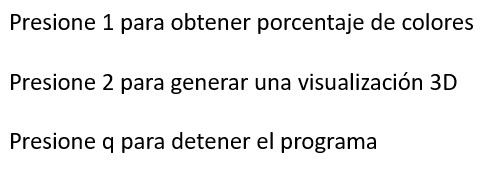
#> input picture img/HUD.jpg, 503 x 170 px
$ python panorama.py
#> lines starting #> are read from the running program, lines starting #| are printed output that depends on the picture; after the words box and inside, x2 and y2 are one past the last pixel; in counts of white or black regions, pixels touching at a corner belong together
### scripts/image_managers.py
"""
This script contains different ways to load and save images.
All the loaded and saved images must be matrix objects.
"""

import cv2
from tkinter import filedialog

# String to identify the prints of this file
TOKEN = "[IMG_MAN]"

# [15 lines left out: functions load_image_from_path, save_image_from_path, not called in this run]

def load_image_from_window():
    """
    Method to load an image using OS file system UI.
    """
    # Ask for the image to load.
    filename = filedialog.askopenfilename(initialdir="../img", title="Select a File", filetypes=(("Image files","*.png *.jpg"), ("all files", ".*")))
    print(f"{TOKEN} Loading image with name: {filename}")
    # Return the readed image as a matrix.
    return cv2.imread(filename)

# [14 lines left out: function save_image_from_window, not called in this run]

### scripts/sample_extraction.py
"""
Script to manualy cut the target sample of an image.
You can do it calling extract_sample(img) passing the
image you want to cut.
"""
import cv2
import numpy as np
import math

TOKEN = "[EXTRACT]"

def draw_circles_and_lines(frame, r, min_r, c1, c2, c3, c4):
    cv2.line(frame, c1, c2, BLACK)
    cv2.line(frame, c2, c4, BLACK)
    cv2.line(frame, c3, c4, BLACK)
    cv2.line(frame, c3, c1, BLACK)
    cv2.circle(frame, c1, r, BLACK, -1)
    cv2.circle(frame, c2, r, BLACK, -1)
    cv2.circle(frame, c3, r, BLACK, -1)
    cv2.circle(frame, c4, r, BLACK, -1)

    cv2.circle(frame, c1, min_r, LIGHTBLUE, -1)
    cv2.circle(frame, c2, min_r, LIGHTBLUE, -1)
    cv2.circle(frame, c3, min_r, LIGHTBLUE, -1)
    cv2.circle(frame, c4, min_r, LIGHTBLUE, -1)


# Pythagorean formula for calculating the difference between
# the click point and some other point.
# [39 lines left out: functions dif_circle, mouse, not called in this run]

def extract_sample(img):
    global RED, BLUE, GREEN, LIGHTBLUE, BLACK, move_circle_1, move_circle_2, move_circle_3, move_circle_4
    global radius, min_radius, bg, bg_original, bg_size, r1_center, r2_center, r3_center, r4_center
    move_circle_1 = False
    move_circle_2 = False
    move_circle_3 = False
    move_circle_4 = False
    BLUE = [255,0,0]
    RED = [0, 0, 255]
    GREEN = [0, 255, 0]
    LIGHTBLUE = [230, 216, 173]
    BLACK = [0, 0, 0]

    img = cv2.resize(img, (int(img.shape[1]*0.2),int(img.shape[0]*0.2)))
    bg = img

    bg_original = bg.copy()

    bg_size = bg.shape

    # radius of the visible points in the image
    min_radius = 6
    radius = 7

    # The points r1,r2,r4,r3 _center are the corners of the rectangle, the are
    # global vars and it must be in these order (1,2,4,3).
    # TODO prevent the inversion of the point order.
    # Initially the 4 points are in the center of the image.

    r1_center = (bg_size[1]//4, bg_size[0]//4)
    r2_center = (bg_size[1]//4, bg_size[0]*3//4)
    r4_center = (bg_size[1]*3//4, bg_size[0]*3//4)
    r3_center = (bg_size[1]*3//4, bg_size[0]//4)

    draw_circles_and_lines(bg, radius, min_radius, r1_center, r2_center, r3_center, r4_center)

    cv2.namedWindow('Sample Area')
    cv2.setMouseCallback('Sample Area', mouse)
    instr = cv2.imread("./img/keyboard.png")

    while True:

        cv2.imshow('Sample Area', bg)
        cv2.imshow('instructions', instr)
        k = cv2.waitKey(1)

        # if 'Esc' is pressed, the cuting stops.
        if k == 27 & 0xFF:
            cv2.destroyAllWindows()
            return

        # if 's' is pressed, the img was cut in the rectangle area.
        elif k == ord("s"):
            refPt = [r1_center, r2_center, r4_center, r3_center]

            width_AD = np.sqrt(((refPt[0][0] - refPt[3][0]) ** 2) + ((refPt[0][1] - refPt[3][1]) ** 2))
            width_BC = np.sqrt(((refPt[1][0] - refPt[2][0]) ** 2) + ((refPt[1][1] - refPt[2][1]) ** 2))
            maxWidth = max(int(width_AD), int(width_BC))


            height_AB = np.sqrt(((refPt[0][0] - refPt[1][0]) ** 2) + ((refPt[0][1] - refPt[1][1]) ** 2))
            height_CD = np.sqrt(((refPt[2][0] - refPt[3][0]) ** 2) + ((refPt[2][1] - refPt[3][1]) ** 2))
            maxHeight = max(int(height_AB), int(height_CD))

            input_pts = np.float32([refPt[0], refPt[1], refPt[2], refPt[3]])
            output_pts = np.float32([[0, 0],
                                    [0, maxHeight - 1],
                                    [maxWidth - 1, maxHeight - 1],
                                    [maxWidth - 1, 0]])
            # The perspective is built and cut on a clone of the original image.
            M = cv2.getPerspectiveTransform(input_pts,output_pts)
            out = cv2.warpPerspective(bg_original,M,(maxWidth, maxHeight),flags=cv2.INTER_LINEAR)
            cv2.destroyAllWindows()
            return out

        # if 'r' is pressed, the rectangle return to the original position.
        elif k == ord('r'):
            r1_center = (bg_size[1]//4, bg_size[0]//4)
            r2_center = (bg_size[1]//4, bg_size[0]*3//4)
            r4_center = (bg_size[1]*3//4, bg_size[0]*3//4)
            r3_center = (bg_size[1]*3//4, bg_size[0]//4)

### scripts/panorama.py
import stitching
import sample_extraction
import sample_extraction
import cv2
import image_managers

# panorama = stitcher.stitch(["/img/raw/diorote/DIO 6N 0°.JPG", "/img/raw/diorote/DIO 6N 90°.JPG", "/img/raw/diorote/DIO 6N 180°.JPG"])
raw_img1 = image_managers.load_image_from_window()
#> the answer given: ../img/HUD.jpg
#> in load_image_from_window, returned value is the input picture: shape (170, 503, 3); min 0, max 255, mean 237.8
# img = cv2.resize(raw_img1, (int(raw_img1.shape[1]*0.2),int(raw_img1.shape[0]*0.2)))
img1 = sample_extraction.extract_sample(raw_img1)
#> in extract_sample, `img = cv2.resize(img, (int(img.shape[1]*0.2),int(img.shape[0]*0.2)))`:
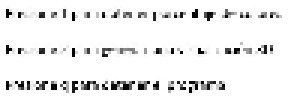
#> img: shape (34, 100, 3) (shown 3 times larger); min 0, max 255, mean 238.2
#> in draw_circles_and_lines, `cv2.line(frame, c2, c4, BLACK)`: frame: shape (34, 100, 3); min 0, max 255, mean 233.1
#> in draw_circles_and_lines, `cv2.line(frame, c3, c4, BLACK)`: frame: shape (34, 100, 3); min 0, max 255, mean 231.9
#> in draw_circles_and_lines, `cv2.circle(frame, c1, min_r, LIGHTBLUE, -1)`: frame: shape (34, 100, 3); mean of channels 0, 1, 2 198.9, 198.5, 197
#> in draw_circles_and_lines, `cv2.circle(frame, c2, min_r, LIGHTBLUE, -1)`: frame: shape (34, 100, 3); mean of channels 0, 1, 2 206.6, 205.6, 202.8
#> in draw_circles_and_lines, `cv2.circle(frame, c3, min_r, LIGHTBLUE, -1)`: frame: shape (34, 100, 3); mean of channels 0, 1, 2 214.2, 212.8, 208.5
#> in draw_circles_and_lines, `cv2.circle(frame, c4, min_r, LIGHTBLUE, -1)`:
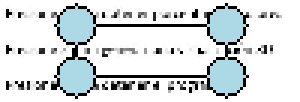
#> frame: shape (34, 100, 3) (shown 3 times larger); mean of channels 0, 1, 2 221.9, 220, 214.3; drawn as B, G, R
#> (key Esc is pressed here)

raw_img2 = image_managers.load_image_from_window()
#> the answer given: ../img/Litologia-Riolitas_Tobas_Aglomerado_Volcanico.JPG
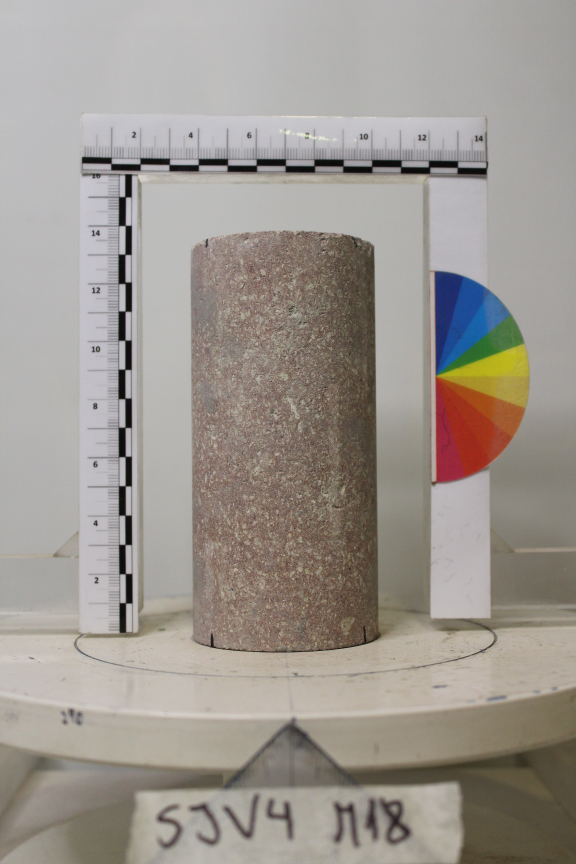
#> input picture img/Litologia-Riolitas_Tobas_Aglomerado_Volcanico.JPG, 1728 x 2592 px (shown at 1/3 size)
#> in load_image_from_window, returned value is the input picture: shape (2592, 1728, 3); mean B, G, R 144.9, 151.5, 157.8
# img = cv2.resize(raw_img1, (int(raw_img2.shape[1]*0.2),int(raw_img2.shape[0]*0.2)))
img2 = sample_extraction.extract_sample(raw_img2)
#> in extract_sample (call 2), `img = cv2.resize(img, (int(img.shape[1]*0.2),int(img.shape[0]*0.2)))`:
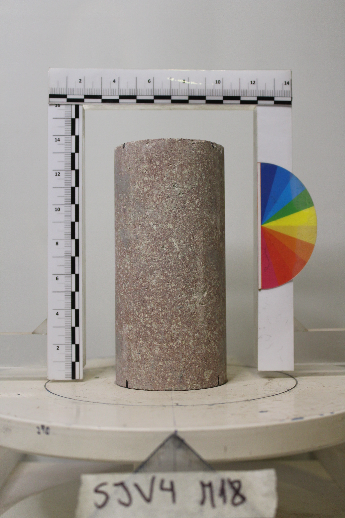
#> img: shape (518, 345, 3); mean of channels 0, 1, 2 144.8, 151.4, 157.7; drawn as B, G, R
#> call 2 of draw_circles_and_lines, with r = 7, min_r = 6, c1 = (86, 129), c2 = (86, 388), c3 = (258, 129), c4 = (258, 388)
#> in draw_circles_and_lines (call 2), `cv2.circle(frame, c4, r, BLACK, -1)`:
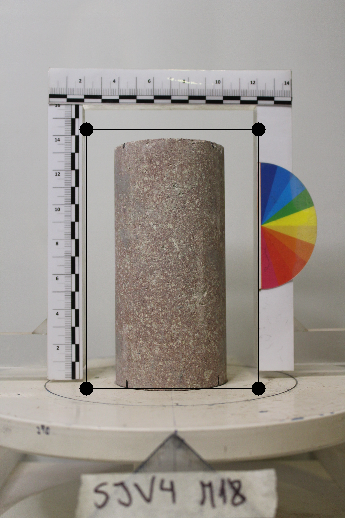
#> frame: shape (518, 345, 3); mean of channels 0, 1, 2 143.5, 150.1, 156.3; drawn as B, G, R
#> in draw_circles_and_lines (call 2), `cv2.circle(frame, c1, min_r, LIGHTBLUE, -1)`: frame: shape (518, 345, 3); 0.06% of pixels changed, all inside (x1, y1, x2, y2) = (80, 123, 93, 136)
#> in draw_circles_and_lines (call 2), `cv2.circle(frame, c2, min_r, LIGHTBLUE, -1)`:
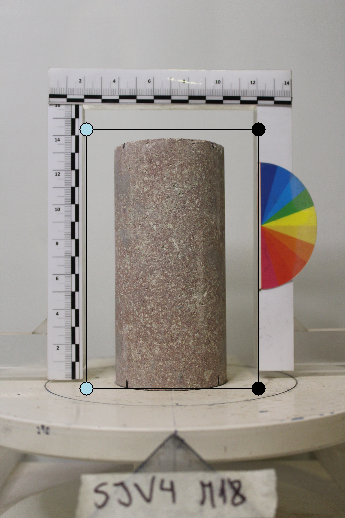
#> frame: shape (518, 345, 3); mean of channels 0, 1, 2 143.8, 150.3, 156.5; drawn as B, G, R
#> in draw_circles_and_lines (call 2), `cv2.circle(frame, c3, min_r, LIGHTBLUE, -1)`: frame: shape (518, 345, 3); 0.06% of pixels changed, all inside (x1, y1, x2, y2) = (252, 123, 265, 136)
#> in draw_circles_and_lines (call 2), `cv2.circle(frame, c4, min_r, LIGHTBLUE, -1)`:
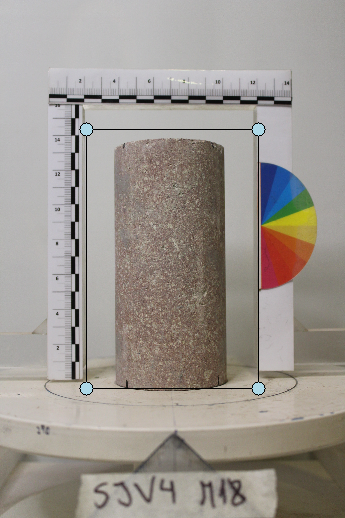
#> frame: shape (518, 345, 3); mean of channels 0, 1, 2 144.1, 150.6, 156.8; drawn as B, G, R
#> (key Enter is pressed here)

raw_img3 = image_managers.load_image_from_window()
#> the answer given: ../img/Litologia-Riolitas_Tobas_Aglomerado_Volcanico.JPG
# img = cv2.resize(raw_img1, (int(raw_img3.shape[1]*0.2),int(raw_img3.shape[0]*0.2)))
img3 = sample_extraction.extract_sample(raw_img3)

raw_img4 = image_managers.load_image_from_window()
# img = cv2.resize(raw_img1, (int(raw_img4.shape[1]*0.2),int(raw_img4.shape[0]*0.2)))
img4 = sample_extraction.extract_sample(raw_img4)

stitcher = stitching.Stitcher()
panorama = stitcher.stitch([img1, img2, img3, img4])

cv2.namedWindow('Sample Area')
cv2.imshow('Sample Area', panorama)
